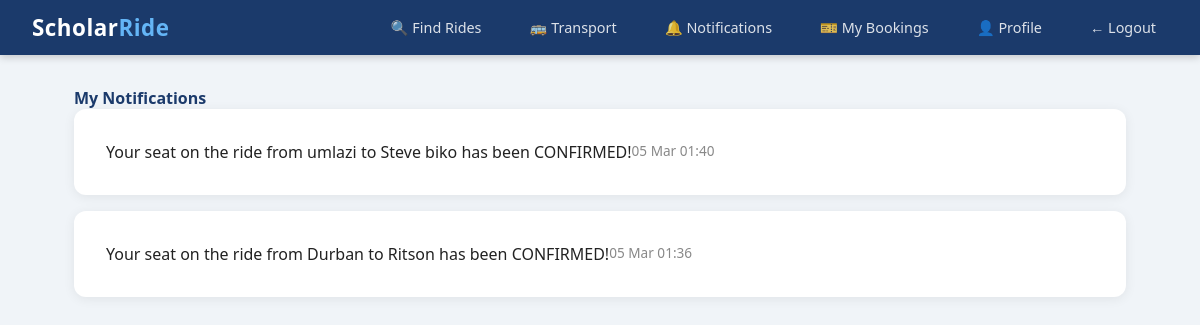
The app's page /notifications (signed in), older data.
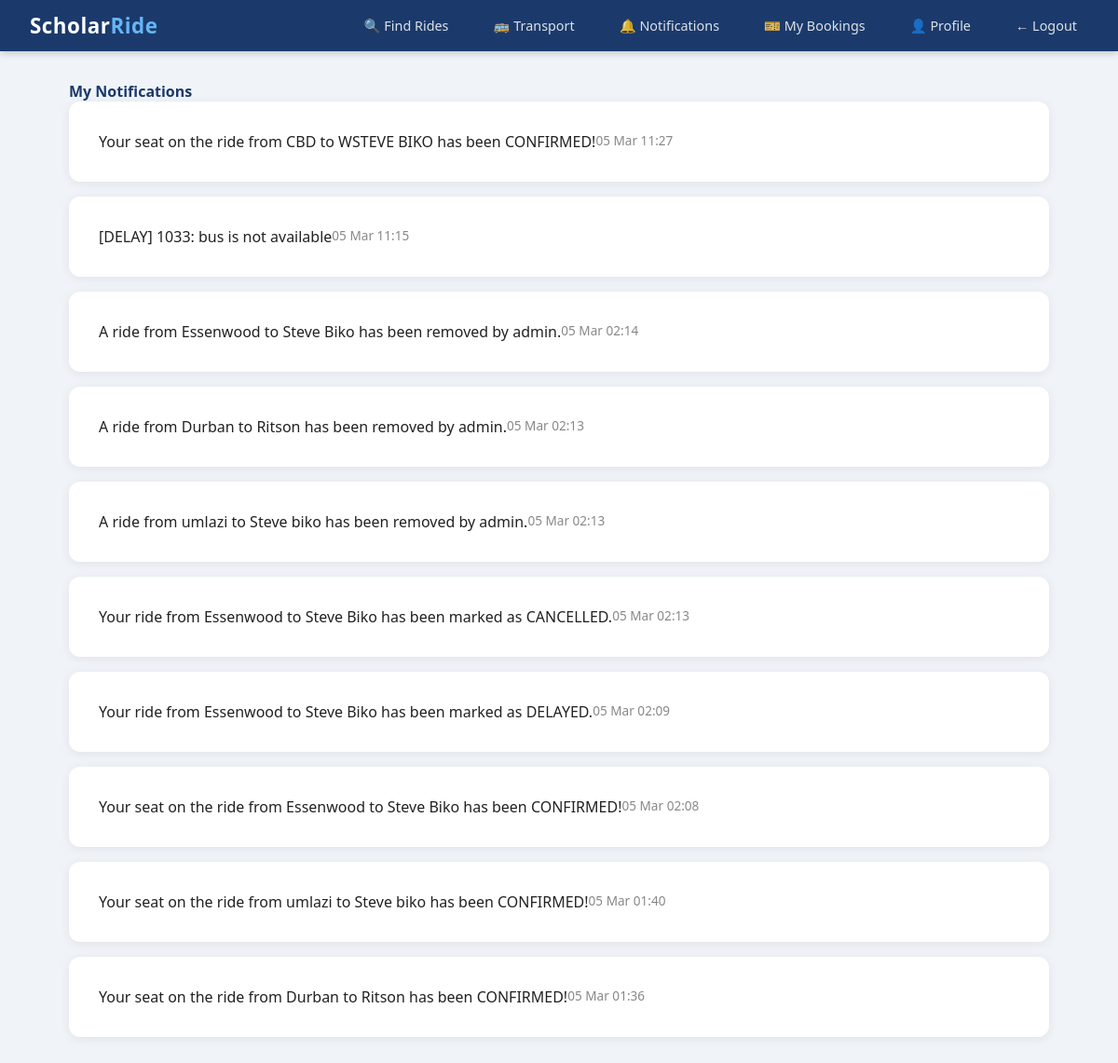
The same page, newer data.
### scholar_ride/models.py (models this page shows)
class Notification(db.Model):
    id = db.Column(db.Integer, primary_key=True)
    user_id = db.Column(db.Integer, db.ForeignKey('user.id'), nullable=False)
    message = db.Column(db.Text, nullable=False)
    is_read = db.Column(db.Boolean, default=False)
    created_at = db.Column(db.DateTime, default=datetime.utcnow)

### scholar_ride/routes/notifications.py (the view)
@notifications.route('/notifications')
@login_required
def index():
    notifs = Notification.query.filter_by(
        user_id=current_user.id
    ).order_by(Notification.created_at.desc()).all()
    for n in notifs:
        n.is_read = True
    db.session.commit()
    return render_template('notifications.html', notifications=notifs)

### scholar_ride/models.py (called while the page is built)
@login_manager.user_loader
def load_user(user_id):
    return User.query.get(int(user_id))

### scholar_ride/templates/notifications.html (shortened to what this page needs)
{% extends "base.html" %}
{% block content %}
<h4 style="color:#1B3A6B;" class="mb-4">
     My Notifications
</h4>
{% if notifications %}
    {% for notif in notifications %}
    <div class="card mb-2 p-3 {% if not notif.is_read %}border-start border-primary border-3{% endif %}">
        <div class="d-flex justify-content-between">
            <p class="mb-0">
                {{ notif.message }}
            </p>
            <small class="text-muted ms-3 text-nowrap">
                {{ notif.created_at.strftime('%d %b %H:%M') }}
            </small>
        </div>
    </div>
    {% endfor %}
{% else %}
    <div class="text-center mt-5">
        <i class="bi bi-bell-slash" style="font-size:4rem; color:#ccc;"></i>
        <p class="text-muted mt-3">No notifications yet.</p>
    </div>
{% endif %}
{% endblock %}

### scholar_ride/templates/base.html (shortened to what this page needs)
<!DOCTYPE html>
<html lang="en">
<head>
</head>
<body>
    <nav class="navbar">
        <a class="navbar-brand" href="/rides">Scholar<span>Ride</span></a>
        <ul class="nav-links" id="navLinks">
            {% if current_user and current_user.is_authenticated %}
                <li><a href="/rides">🔍 Find Rides</a></li>
                <li><a href="/transport">🚌 Transport</a></li>
                <li>
                    <a href="/notifications" style="position:relative;">
                        🔔 Notifications
                    </a>
                </li>
                {% if current_user.role == 'student' %}
                <li><a href="/bookings/my">🎫 My Bookings</a></li>
                {% endif %}
                <li><a href="/profile">👤 Profile</a></li>
                <li><a href="/logout">← Logout</a></li>
            {% else %}
                <li><a href="/login">Login</a></li>
                <li><a href="/register">Register</a></li>
            {% endif %}
        </ul>
    </nav>
    <div class="container">
        {% block content %}{% endblock %}
    </div>
</body>
</html>

### scholar_ride/templates/base.html (style rules this page uses)
*, *::before, *::after { box-sizing: border-box; margin: 0; padding: 0; }
body { font-family: 'Segoe UI', Tahoma, Geneva, Verdana, sans-serif; background: #f0f4f8; color: #222; }
.navbar { background: #1B3A6B; padding: 0.75rem 2rem; display: flex; align-items: center; justify-content: space-between; box-shadow: 0 2px 8px rgba(0,0,0,0.2); position: relative; }
.navbar-brand { color: white; font-size: 1.4rem; font-weight: 700; text-decoration: none; letter-spacing: 0.5px; }
.navbar-brand span { color: #64B5F6; }
.nav-links { display: flex; gap: 1.5rem; list-style: none; align-items: center; }
.nav-links a { color: rgba(255,255,255,0.85); text-decoration: none; font-size: 0.9rem; padding: 0.4rem 0.75rem; border-radius: 6px; transition: background 0.2s, color 0.2s; }
.container { max-width: 1100px; margin: 0 auto; padding: 2rem 1.5rem; }
.card { background: white; border-radius: 12px; box-shadow: 0 2px 12px rgba(0,0,0,0.07); padding: 2rem; margin-bottom: 1.5rem; }
.text-muted { color: #888; font-size: 0.85rem; }
.mb-2 { margin-bottom: 1rem; }
.d-flex { display: flex; }

Row changes from the older to the newer data that the page shows:
added Notification: message "Your seat on the ride from CBD to WSTEVE BIKO has been CONFIRMED!", created_at "05 Mar 11:27"
added Notification: message "[DELAY] 1033: bus is not available", created_at "05 Mar 11:15"
added Notification: message "A ride from Essenwood to Steve Biko has been removed by admin.", created_at "05 Mar 02:14"
added Notification: message "A ride from Durban to Ritson has been removed by admin.", created_at "05 Mar 02:13"
added Notification: message "A ride from umlazi to Steve biko has been removed by admin.", created_at "05 Mar 02:13"
added Notification: message "Your ride from Essenwood to Steve Biko has been marked as CANCELLED.", created_at "05 Mar 02:13"
added Notification: message "Your ride from Essenwood to Steve Biko has been marked as DELAYED.", created_at "05 Mar 02:09"
added Notification: message "Your seat on the ride from Essenwood to Steve Biko has been CONFIRMED!", created_at "05 Mar 02:08"
